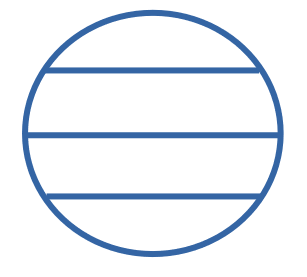
#> input picture 01.data_collection/02.recording_data/05.data.recording/backup/ball-with-3-lines.png, 307 x 277 px, given in place of the camera
$ python webcam_detect_shape.py
#> lines starting #> are read from the running program, lines starting #| are printed output that depends on the picture; after the words box and inside, x2 and y2 are one past the last pixel; in counts of white or black regions, pixels touching at a corner belong together; long printed decimals are rounded
import numpy as np
import cv2
import time

device="/dev/video2"
vs = cv2.VideoCapture(device)
time.sleep(2.0)

while True :

 _, img = vs.read()
#> img is the input picture: shape (277, 307, 3); mean B, G, R 245.7, 239.2, 234.1

 if img is None :
   break

 #img = cv2.imread('shapes.PNG')
 imgGry = cv2.cvtColor(img, cv2.COLOR_BGR2GRAY)
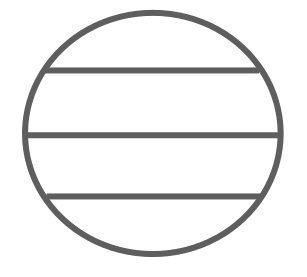
#> imgGry: shape (277, 307); min 94, max 255, mean 238.5

 ret , thrash = cv2.threshold(imgGry, 240 , 255, cv2.CHAIN_APPROX_NONE)
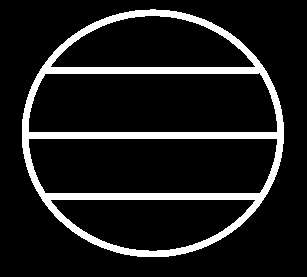
#> thrash: shape (277, 307); 11.8% white; 1 white region
 contours , hierarchy = cv2.findContours(thrash, cv2.RETR_TREE, cv2.CHAIN_APPROX_NONE)
#> contours = 5 contours; box (x1, y1, x2, y2) and area: (22, 9, 284, 257) 50731, (28, 72, 278, 133) 14053, (28, 138, 278, 194) 13048, (50, 15, 256, 68) 7502, (50, 199, 256, 252) 7476


 for contour in contours:
    approx = cv2.approxPolyDP(contour, 0.01* cv2.arcLength(contour, True), True)
    cv2.drawContours(img, [approx], 0, (0, 0, 0), 5)
    x = approx.ravel()[0]
    y = approx.ravel()[1] - 5
    if len(approx) == 3:
        cv2.putText( img, "Triangle", (x, y), cv2.FONT_HERSHEY_COMPLEX, 0.5, (0, 0, 0) )
    elif len(approx) == 4 :
        x, y , w, h = cv2.boundingRect(approx)
        aspectRatio = float(w)/h
        print(aspectRatio)
        if aspectRatio >= 0.95 and aspectRatio < 1.05:
            cv2.putText(img, "square", (x, y), cv2.FONT_HERSHEY_COMPLEX, 0.5, (0, 0, 0))

        else:
            cv2.putText(img, "rectangle", (x, y), cv2.FONT_HERSHEY_COMPLEX, 0.5, (0, 0, 0))

    elif len(approx) == 5 :
        cv2.putText(img, "pentagon", (x, y), cv2.FONT_HERSHEY_COMPLEX, 0.5, (0, 0, 0))
    elif len(approx) == 10 :
        cv2.putText(img, "star", (x, y), cv2.FONT_HERSHEY_COMPLEX, 0.5, (0, 0, 0))
    else:
        cv2.putText(img, "circle", (x, y), cv2.FONT_HERSHEY_COMPLEX, 0.5, (0, 0, 0))
#> this loop made 5 passes
#> (approx, w, h, aspectRatio) on passes 3 to 4: ([[28, 139], [276, 138], [259, 193], [45, 193]], 249, 56, 4.45), ([[276, 132], [28, 131], [45, 73], [259, 72]], 249, 61, 4.08)
#| 4.446
#| 4.082
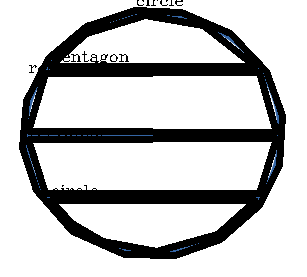
#> img: shape (277, 307, 3); mean B, G, R 196.8, 196.4, 196.2

 cv2.imshow('shapes', img)
 if cv2.waitKey(1) & 0xFF == ord('q'):
#> (key q is pressed here)
  break

vs.release()
cv2.destroyAllWindows()
